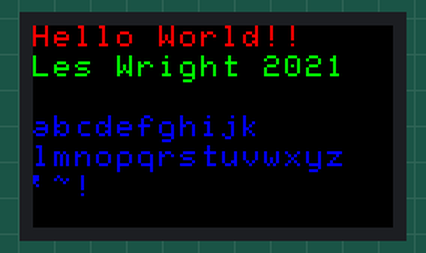
Simulated run of this program. Board: Raspberry Pi Pico running MicroPython. Shown: 240×135 colour display. At 9.9 s the program stops and its outputs stay as they are.

Above: at 0.8 s.
At 9.9 s:
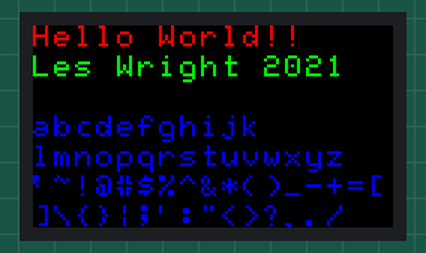

The program:

picofonts.py
```python
#Fonts for the pico display!
#Les Wright 2021

import picodisplay as display
# Initialise display with a bytearray display buffer
buf = bytearray(display.get_width() * display.get_height() * 2)
display.init(buf)
display.set_backlight(0.5)

# sets up a handy function we can call to clear the screen
def clear():
    display.set_pen(0,0,0)
    display.clear()
    display.update()

clear()

#ASCII Character Set
cmap = ['00000000000000000000000000000000000', #Space
        '00100001000010000100001000000000100', #!
        '01010010100000000000000000000000000', #"
        '01010010101101100000110110101001010', ##
        '00100011111000001110000011111000100', #$
        '11001110010001000100010001001110011', #%
        '01000101001010001000101011001001101', #&
        '10000100001000000000000000000000000', #'
        '00100010001000010000100000100000100', #(
        '00100000100000100001000010001000100', #)
        '00000001001010101110101010010000000', #*
        '00000001000010011111001000010000000', #+
        '000000000000000000000000000000110000100010000', #,
        '00000000000000011111000000000000000', #-
        '00000000000000000000000001100011000', #.
        '00001000010001000100010001000010000', #/
        '01110100011000110101100011000101110', #0
        '00100011000010000100001000010001110', #1
        '01110100010000101110100001000011111', #2
        '01110100010000101110000011000101110', #3
        '00010001100101011111000100001000010', #4
        '11111100001111000001000011000101110', #5
        '01110100001000011110100011000101110', #6
        '11111000010001000100010001000010000', #7
        '01110100011000101110100011000101110', #8
        '01110100011000101111000010000101110', #9
        '00000011000110000000011000110000000', #:
        '01100011000000001100011000010001000', #;
        '00010001000100010000010000010000010', #<
        '00000000001111100000111110000000000', #=
        '01000001000001000001000100010001000', #>
        '01100100100001000100001000000000100', #?
        '01110100010000101101101011010101110', #@
        '00100010101000110001111111000110001', #A
        '11110010010100111110010010100111110', #B
        '01110100011000010000100001000101110', #C
        '11110010010100101001010010100111110', #D
        '11111100001000011100100001000011111', #E
        '11111100001000011100100001000010000', #F
        '01110100011000010111100011000101110', #G
        '10001100011000111111100011000110001', #H
        '01110001000010000100001000010001110', #I
        '00111000100001000010000101001001100', #J
        '10001100101010011000101001001010001', #K
        '10000100001000010000100001000011111', #L
        '10001110111010110101100011000110001', #M
        '10001110011010110011100011000110001', #N
        '01110100011000110001100011000101110', #O
        '11110100011000111110100001000010000', #P
        '01110100011000110001101011001001101', #Q
        '11110100011000111110101001001010001', #R
        '01110100011000001110000011000101110', #S
        '11111001000010000100001000010000100', #T
        '10001100011000110001100011000101110', #U
        '10001100011000101010010100010000100', #V
        '10001100011000110101101011101110001', #W
        '10001100010101000100010101000110001', #X
        '10001100010101000100001000010000100', #Y
        '11111000010001000100010001000011111', #Z
        '01110010000100001000010000100001110', #[
        '10000100000100000100000100000100001', #\
        '00111000010000100001000010000100111', #]
        '00100010101000100000000000000000000', #^
        '00000000000000000000000000000011111', #_
        '11000110001000001000000000000000000', #`
        '00000000000111000001011111000101110', #a
        '10000100001011011001100011100110110', #b
        '00000000000011101000010000100000111', #c
        '00001000010110110011100011001101101', #d
        '00000000000111010001111111000001110', #e
        '00110010010100011110010000100001000', #f
        '000000000001110100011000110001011110000101110', #g
        '10000100001011011001100011000110001', #h
        '00100000000110000100001000010001110', #i
        '0001000000001100001000010000101001001100', #j
        '10000100001001010100110001010010010', #k
        '01100001000010000100001000010001110', #l
        '00000000001101010101101011010110101', #m
        '00000000001011011001100011000110001', #n
        '00000000000111010001100011000101110', #o
        '000000000001110100011000110001111101000010000', #p
        '000000000001110100011000110001011110000100001', #q
        '00000000001011011001100001000010000', #r
        '00000000000111110000011100000111110', #s
        '00100001000111100100001000010000111', #t
        '00000000001000110001100011001101101', #u
        '00000000001000110001100010101000100', #v
        '00000000001000110001101011010101010', #w
        '00000000001000101010001000101010001', #x
        '000000000010001100011000110001011110000101110', #y
        '00000000001111100010001000100011111', #z
        '00010001000010001000001000010000010', #{
        '00100001000010000000001000010000100', #|
        '01000001000010000010001000010001000', #}
        '01000101010001000000000000000000000' #}~
]

def printchar(letter,xpos,ypos,size):
    origin = xpos
    charval = ord(letter)
    #print(charval)
    index = charval-32 #start code, 32 or space
    #print(index)
    character = cmap[index] #this is our char...
    rows = [character[i:i+5] for i in range(0,len(character),5)]
    #print(rows)
    for row in rows:
        #print(row)
        for bit in row:
            #print(bit)
            if bit == '1':
                display.pixel(xpos,ypos)
                if size==2:
                    display.pixel(xpos,ypos+1)
                    display.pixel(xpos+1,ypos)
                    display.pixel(xpos+1,ypos+1)
            xpos+=size
        xpos=origin
        ypos+=size
    display.update()

def delchar(xpos,ypos,size):
    if size == 1:
        charwidth = 5
        charheight = 9
    if size == 2:
        charwidth = 10
        charheight = 18
    display.set_pen(0,0,0)
    display.rectangle(xpos,ypos,charwidth,charheight) #xywh
    display.update()


def printstring(string,xpos,ypos,size):
    if size == 2:
        spacing = 14
    else:
        spacing = 8
    for i in string:
        printchar(i,xpos,ypos,size)
        xpos+=spacing


test1 = "Hello World!!"
display.set_pen(255,0,0)
printstring(test1,0,0,2)

test2 = "Les Wright 2021"
display.set_pen(0,255,0)
printstring(test2,0,20,2)

test3 = 'abcdefghijk'
display.set_pen(0,0,255)
printstring(test3,0,60,2)

test4 = 'lmnopqrstuvwxyz'
display.set_pen(0,0,255)
printstring(test4,0,80,2)

test5 = '`~!@#$%^&*()_-+=['
printstring(test5,0,100,2)

test6 = ']\\{}|;\':"<>?,./'
printstring(test6,0,120,2)

spinner = '-\|/-\|/'
for i in range(50):
    for x in spinner:
        display.set_pen(255,255,0)
        printchar(x,220,20,2)
        delchar(220,20,2)
```
